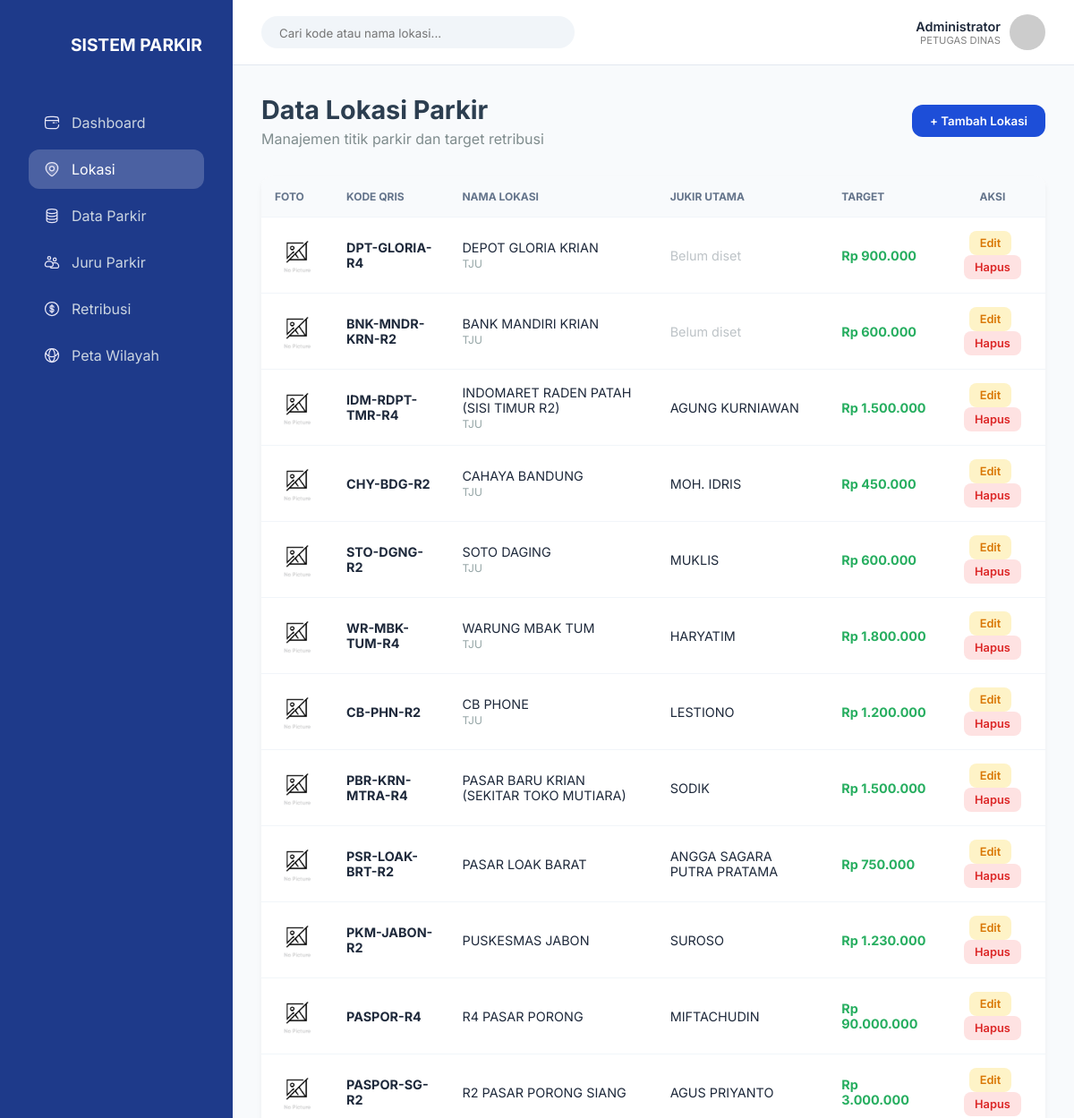
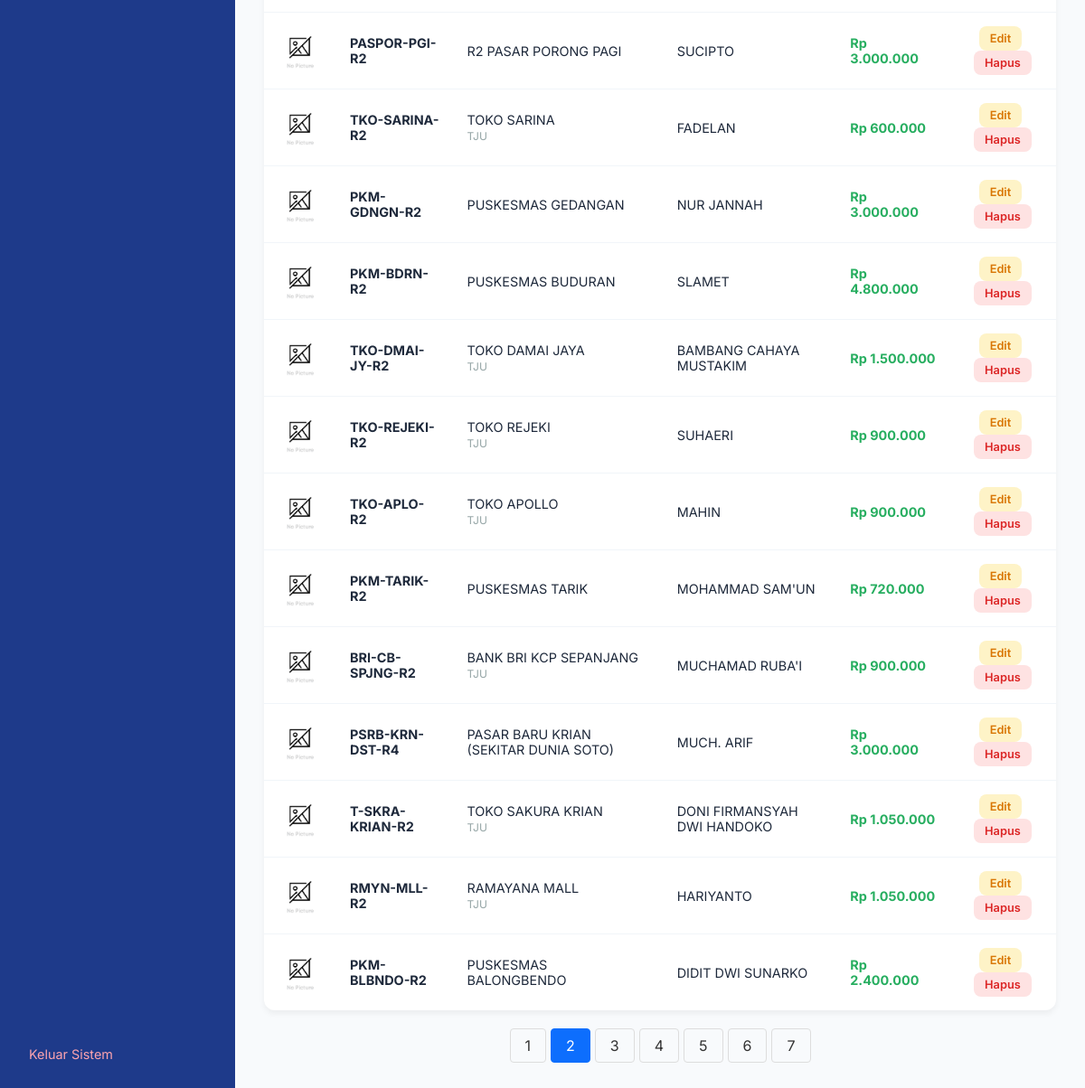
The page /lokasi.php?page=2 on the database its author committed (2 pictures, top to bottom).
### tables this page shows
CREATE TABLE `lokasi` (
  `id` int(11) NOT NULL,
  `kode_qris` varchar(50) DEFAULT NULL,
  `nama_lokasi` varchar(255) DEFAULT NULL,
  `titik_parkir` enum('TJU','TPK') DEFAULT NULL COMMENT 'TJU: Tepi Jalan Umum, TPK: Tempat Khusus Parkir',
  `nominal_retribusi` decimal(10,2) DEFAULT NULL,
  `target_bulanan` decimal(15,2) DEFAULT NULL,
  `terbilang_target` text DEFAULT NULL,
  `foto` varchar(255) DEFAULT NULL,
  `latitude` decimal(10,8) DEFAULT NULL,
  `longitude` decimal(11,8) DEFAULT NULL,
  `created_at` timestamp NOT NULL DEFAULT current_timestamp()
);

CREATE TABLE `jukir_utama` (
  `id` int(11) NOT NULL,
  `no_spmt` varchar(50) DEFAULT NULL,
  `nik` varchar(20) DEFAULT NULL,
  `nama_lengkap` varchar(150) DEFAULT NULL,
  `ttl` varchar(100) DEFAULT NULL,
  `alamat` text DEFAULT NULL,
  `no_telp` varchar(20) DEFAULT NULL,
  `id_lokasi` int(11) DEFAULT NULL
);

### lokasi.php (the view, shortened to what this page needs)
<?php
include 'config/auth.php';
$limit = 25;
$page = isset($_GET['page']) ? (int) $_GET['page'] : 1;
$offset = ($page - 1) * $limit;
$total_result = mysqli_query($conn, "SELECT COUNT(*) AS total FROM lokasi");
$total_row = mysqli_fetch_assoc($total_result)['total'];
$total_pages = ceil($total_row / $limit);
$sql = "SELECT
            lokasi.*,
            jukir_utama.nama_lengkap AS nama_jukir
        FROM lokasi
        LEFT JOIN jukir_utama ON lokasi.id = jukir_utama.id_lokasi
        ORDER BY lokasi.id DESC
        LIMIT $offset, $limit";
$result = mysqli_query($conn, $sql);
?>
<!DOCTYPE html>
<html lang="id">
<?php include 'components/header.php'; ?>
<body>
    <?php include 'components/sidebar.php'; ?>
    <div class="main-content" style="flex: 1;">
        <?php include 'components/navbar.php'; ?>
        <div class="container" style="padding: 2rem;">
            <div style="display: flex; justify-content: space-between; align-items: center; margin-bottom: 2rem;">
                <div>
                    <h1 style="font-size: 1.8rem; color: #2c3e50; margin: 0;">Data Lokasi Parkir</h1>
                    <p style="color: #7f8c8d; margin-top: 5px;">Manajemen titik parkir dan target retribusi</p>
                </div>
                <button class="btn-primary" onclick="openTambahModal()">+ Tambah Lokasi</button>
            </div>
            <div class="table-container"
                style="background: #fff; border-radius: 12px; box-shadow: 0 4px 6px rgba(0,0,0,0.05); overflow: hidden;">
                <table style="width: 100%; border-collapse: collapse;">
                    <thead style="background: #f8f9fa;">
                        <tr>
                            <th style="padding: 15px; text-align: left;">Foto</th>
                            <th style="padding: 15px; text-align: left;">Kode QRIS</th>
                            <th style="padding: 15px; text-align: left;">Nama Lokasi</th>
                            <th style="padding: 15px; text-align: left;">Jukir Utama</th>
                            <th style="padding: 15px; text-align: left;">Target</th>
                            <th style="padding: 15px; text-align: center;">Aksi</th>
                        </tr>
                    </thead>
                    <tbody>
                        <?php if (mysqli_num_rows($result) > 0): ?>
                            <?php while ($row = mysqli_fetch_assoc($result)): ?>
                                <tr style="border-top: 1px solid #eee;">
                                    <td style="padding: 15px;">
                                        <?php
                                        $foto = !empty($row['foto']) ? 'assets/img/lokasi/' . $row['foto'] : 'assets/img/no-image.jpg';
                                        ?>
                                        <img src="<?= $foto ?>"
                                            style="width: 50px; height: 50px; object-fit: cover; border-radius: 8px;">
                                    </td>
                                    <td style="padding: 15px; font-weight: bold;"><?= $row['kode_qris'] ?></td>
                                    <td style="padding: 15px;">
                                        <?= $row['nama_lokasi'] ?><br>
                                        <small style="color: #95a5a6;"><?= $row['titik_parkir'] ?></small>
                                    </td>
                                    <td style="padding: 15px;">
                                        <?= $row['nama_jukir'] ?? '<span style="color:#bdc3c7">Belum diset</span>' ?>
                                    </td>
                                    <td style="padding: 15px; color: #27ae60; font-weight: bold;">
                                        Rp <?= number_format($row['target_bulanan'], 0, ',', '.') ?>
                                    </td>
                                    <td style="padding: 15px; text-align: center;">
                                        <button class="btn-action btn-edit"
                                            onclick='openEditModal(<?= json_encode($row) ?>)'>Edit</button>
                                        <a href="store/hapus_lokasi.php?id=<?= $row['id'] ?>" class="btn-action btn-delete"
                                            onclick="return confirm('Hapus lokasi ini?')">Hapus</a>
                                    </td>
                                </tr>
                            <?php endwhile; ?>
                        <?php endif; ?>
                    </tbody>
                </table>
            </div>
            <div class="pagination">
                <?php for ($i = 1; $i <= $total_pages; $i++): ?>
                    <a href="?page=<?= $i ?>" class="<?= ($page == $i) ? 'active' : '' ?>">
                        <?= $i ?>
                    </a>
                <?php endfor; ?>
            </div>
        </div>
    </div>
                    <link rel="stylesheet" href="https://unpkg.com/leaflet@1.9.4/dist/leaflet.css" />
</body>
</html>

### assets/css/style.css (style rules this page uses)
:root { --primary: #1d4ed8; --primary-dark: #1e40af; --sidebar-bg: #1e3a8a; --bg-light: #f8fafc; --text-main: #1e293b; --text-muted: #64748b; --white: #ffffff; --shadow: 0 4px 6px -1px rgb(0 0 0 / 0.1), 0 2px 4px -2px rgb(0 0 0 / 0.1); }
* { margin: 0; padding: 0; box-sizing: border-box; font-family: 'Inter', sans-serif; }
body { background-color: var(--bg-light); display: flex; color: var(--text-main); }
.main-content { flex-grow: 1; }
.container { padding: 2rem; }
.table-container { background: var(--white); border-radius: 24px; overflow: hidden; box-shadow: var(--shadow); }
table { width: 100%; border-collapse: collapse; }
th { background: #f8fafc; padding: 15px 20px; text-align: left; font-size: 0.75rem; text-transform: uppercase; color: var(--text-muted); }
td { padding: 15px 20px; border-top: 1px solid #f1f5f9; font-size: 0.9rem; }
.btn-primary { background: var(--primary); color: white; padding: 10px 20px; border-radius: 12px; border: none; cursor: pointer; font-weight: 600; }
.btn-action { padding: 6px 12px; border-radius: 8px; font-size: 0.8rem; cursor: pointer; border: none; font-weight: 600; transition: 0.2s; text-decoration: none; display: inline-block; }
.btn-edit { background: #fef3c7; color: #d97706; margin-right: 5px; }
.btn-delete { background: #fee2e2; color: #dc2626; }
.pagination { display: flex; gap: 5px; margin-top: 20px; justify-content: center; }
.pagination a { padding: 8px 16px; border: 1px solid #ddd; text-decoration: none; color: #333; border-radius: 4px; }
.pagination a.active { background-color: #0d6efd; color: white; border-color: #0d6efd; }

### rows shown on the page
lokasi: kode_qris "DPT-GLORIA-R4", nama_lokasi "DEPOT GLORIA KRIAN", titik_parkir "TJU", nama_jukir "Belum diset", target_bulanan "900.000"
lokasi: kode_qris "BNK-MNDR-KRN-R2", nama_lokasi "BANK MANDIRI KRIAN", titik_parkir "TJU", nama_jukir "Belum diset", target_bulanan "600.000"
jukir_utama: id_lokasi.kode_qris "IDM-RDPT-TMR-R4", id_lokasi.nama_lokasi "INDOMARET RADEN PATAH (SISI TIMUR R2)", id_lokasi.titik_parkir "TJU", nama_lengkap "AGUNG KURNIAWAN", id_lokasi.target_bulanan "1.500.000"
jukir_utama: id_lokasi.kode_qris "CHY-BDG-R2", id_lokasi.nama_lokasi "CAHAYA BANDUNG", id_lokasi.titik_parkir "TJU", nama_lengkap "MOH. IDRIS", id_lokasi.target_bulanan "450.000"
jukir_utama: id_lokasi.kode_qris "STO-DGNG-R2", id_lokasi.nama_lokasi "SOTO DAGING", id_lokasi.titik_parkir "TJU", nama_lengkap "MUKLIS", id_lokasi.target_bulanan "600.000"
jukir_utama: id_lokasi.kode_qris "WR-MBK-TUM-R4", id_lokasi.nama_lokasi "WARUNG MBAK TUM", id_lokasi.titik_parkir "TJU", nama_lengkap "HARYATIM", id_lokasi.target_bulanan "1.800.000"
jukir_utama: id_lokasi.kode_qris "CB-PHN-R2", id_lokasi.nama_lokasi "CB PHONE", id_lokasi.titik_parkir "TJU", nama_lengkap "LESTIONO", id_lokasi.target_bulanan "1.200.000"
jukir_utama: id_lokasi.kode_qris "PBR-KRN-MTRA-R4", id_lokasi.nama_lokasi "PASAR BARU KRIAN (SEKITAR TOKO MUTIARA)", nama_lengkap "SODIK", id_lokasi.target_bulanan "1.500.000"
jukir_utama: id_lokasi.kode_qris "PSR-LOAK-BRT-R2", id_lokasi.nama_lokasi "PASAR LOAK BARAT", nama_lengkap "ANGGA SAGARA PUTRA PRATAMA", id_lokasi.target_bulanan "750.000"
jukir_utama: id_lokasi.kode_qris "PKM-JABON-R2", id_lokasi.nama_lokasi "PUSKESMAS JABON", nama_lengkap "SUROSO", id_lokasi.target_bulanan "1.230.000"
jukir_utama: id_lokasi.kode_qris "PASPOR-R4", id_lokasi.nama_lokasi "R4 PASAR PORONG", nama_lengkap "MIFTACHUDIN", id_lokasi.target_bulanan "90.000.000"
jukir_utama: id_lokasi.kode_qris "PASPOR-SG-R2", id_lokasi.nama_lokasi "R2 PASAR PORONG SIANG", nama_lengkap "AGUS PRIYANTO", id_lokasi.target_bulanan "3.000.000"
jukir_utama: id_lokasi.kode_qris "PASPOR-PGI-R2", id_lokasi.nama_lokasi "R2 PASAR PORONG PAGI", nama_lengkap "SUCIPTO", id_lokasi.target_bulanan "3.000.000"
jukir_utama: id_lokasi.kode_qris "TKO-SARINA-R2", id_lokasi.nama_lokasi "TOKO SARINA", id_lokasi.titik_parkir "TJU", nama_lengkap "FADELAN", id_lokasi.target_bulanan "600.000"
jukir_utama: id_lokasi.kode_qris "PKM-GDNGN-R2", id_lokasi.nama_lokasi "PUSKESMAS GEDANGAN", nama_lengkap "NUR JANNAH", id_lokasi.target_bulanan "3.000.000"
jukir_utama: id_lokasi.kode_qris "PKM-BDRN-R2", id_lokasi.nama_lokasi "PUSKESMAS BUDURAN", nama_lengkap "SLAMET", id_lokasi.target_bulanan "4.800.000"
jukir_utama: id_lokasi.kode_qris "TKO-DMAI-JY-R2", id_lokasi.nama_lokasi "TOKO DAMAI JAYA", id_lokasi.titik_parkir "TJU", nama_lengkap "BAMBANG CAHAYA MUSTAKIM", id_lokasi.target_bulanan "1.500.000"
jukir_utama: id_lokasi.kode_qris "TKO-REJEKI-R2", id_lokasi.nama_lokasi "TOKO REJEKI", id_lokasi.titik_parkir "TJU", nama_lengkap "SUHAERI", id_lokasi.target_bulanan "900.000"
jukir_utama: id_lokasi.kode_qris "TKO-APLO-R2", id_lokasi.nama_lokasi "TOKO APOLLO", id_lokasi.titik_parkir "TJU", nama_lengkap "MAHIN", id_lokasi.target_bulanan "900.000"
jukir_utama: id_lokasi.kode_qris "PKM-TARIK-R2", id_lokasi.nama_lokasi "PUSKESMAS TARIK", nama_lengkap "MOHAMMAD SAM'UN", id_lokasi.target_bulanan "720.000"
jukir_utama: id_lokasi.kode_qris "BRI-CB-SPJNG-R2", id_lokasi.nama_lokasi "BANK BRI KCP SEPANJANG", id_lokasi.titik_parkir "TJU", nama_lengkap "MUCHAMAD RUBA'I", id_lokasi.target_bulanan "900.000"
jukir_utama: id_lokasi.kode_qris "PSRB-KRN-DST-R4", id_lokasi.nama_lokasi "PASAR BARU KRIAN (SEKITAR DUNIA SOTO)", nama_lengkap "MUCH. ARIF", id_lokasi.target_bulanan "3.000.000"
jukir_utama: id_lokasi.kode_qris "T-SKRA-KRIAN-R2", id_lokasi.nama_lokasi "TOKO SAKURA KRIAN", id_lokasi.titik_parkir "TJU", nama_lengkap "DONI FIRMANSYAH DWI HANDOKO", id_lokasi.target_bulanan "1.050.000"
jukir_utama: id_lokasi.kode_qris "RMYN-MLL-R2", id_lokasi.nama_lokasi "RAMAYANA MALL", id_lokasi.titik_parkir "TJU", nama_lengkap "HARIYANTO", id_lokasi.target_bulanan "1.050.000"
jukir_utama: id_lokasi.kode_qris "PKM-BLBNDO-R2", id_lokasi.nama_lokasi "PUSKESMAS BALONGBENDO", nama_lengkap "DIDIT DWI SUNARKO", id_lokasi.target_bulanan "2.400.000"
